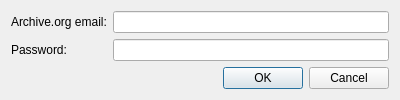
<?xml version="1.0" encoding="UTF-8"?>
<ui version="4.0">
 <class>CredentialsDialog</class>
 <widget class="QDialog" name="CredentialsDialog">
  <property name="geometry">
   <rect>
    <x>0</x>
    <y>0</y>
    <width>400</width>
    <height>100</height>
   </rect>
  </property>
  <property name="windowTitle">
   <string>Enter Archive.org Credentials</string>
  </property>
  <layout class="QVBoxLayout" name="verticalLayout">
   <item>
    <layout class="QFormLayout" name="formLayout">
     <item row="0" column="1">
      <widget class="QLineEdit" name="email"/>
     </item>
     <item row="0" column="0">
      <widget class="QLabel" name="label">
       <property name="text">
        <string>Archive.org email:</string>
       </property>
      </widget>
     </item>
     <item row="1" column="0">
      <widget class="QLabel" name="label_2">
       <property name="text">
        <string>Password:</string>
       </property>
      </widget>
     </item>
     <item row="1" column="1">
      <widget class="QLineEdit" name="password">
       <property name="echoMode">
        <enum>QLineEdit::Password</enum>
       </property>
      </widget>
     </item>
    </layout>
   </item>
   <item>
    <widget class="QDialogButtonBox" name="buttonBox">
     <property name="orientation">
      <enum>Qt::Horizontal</enum>
     </property>
     <property name="standardButtons">
      <set>QDialogButtonBox::Cancel|QDialogButtonBox::Ok</set>
     </property>
    </widget>
   </item>
  </layout>
 </widget>
 <resources/>
 <connections>
  <connection>
   <sender>buttonBox</sender>
   <signal>accepted()</signal>
   <receiver>CredentialsDialog</receiver>
   <slot>accept()</slot>
   <hints>
    <hint type="sourcelabel">
     <x>248</x>
     <y>254</y>
    </hint>
    <hint type="destinationlabel">
     <x>157</x>
     <y>274</y>
    </hint>
   </hints>
  </connection>
  <connection>
   <sender>buttonBox</sender>
   <signal>rejected()</signal>
   <receiver>CredentialsDialog</receiver>
   <slot>reject()</slot>
   <hints>
    <hint type="sourcelabel">
     <x>316</x>
     <y>260</y>
    </hint>
    <hint type="destinationlabel">
     <x>286</x>
     <y>274</y>
    </hint>
   </hints>
  </connection>
 </connections>
</ui>
